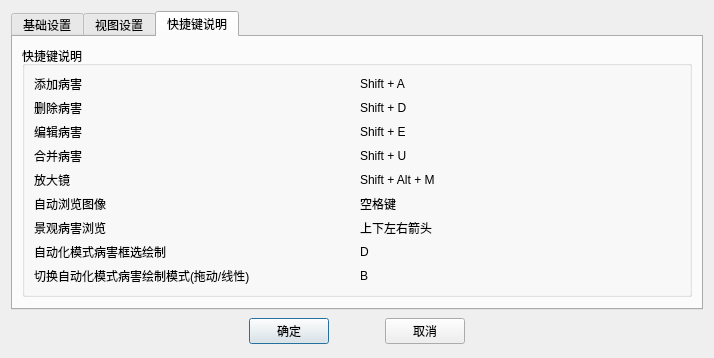
<?xml version="1.0" encoding="UTF-8"?>
<ui version="4.0">
 <class>hnProjectConfig</class>
 <widget class="QDialog" name="hnProjectConfig">
  <property name="geometry">
   <rect>
    <x>0</x>
    <y>0</y>
    <width>714</width>
    <height>352</height>
   </rect>
  </property>
  <property name="windowTitle">
   <string>Dialog</string>
  </property>
  <property name="styleSheet">
   <string notr="true"/>
  </property>
  <layout class="QVBoxLayout" name="verticalLayout">
   <item>
    <widget class="QTabWidget" name="tabWidget">
     <property name="currentIndex">
      <number>2</number>
     </property>
     <widget class="QWidget" name="tab_2">
      <attribute name="title">
       <string>基础设置</string>
      </attribute>
      <layout class="QGridLayout" name="gridLayout_11">
       <item row="2" column="0">
        <spacer name="verticalSpacer">
         <property name="orientation">
          <enum>Qt::Vertical</enum>
         </property>
         <property name="sizeHint" stdset="0">
          <size>
           <width>20</width>
           <height>40</height>
          </size>
         </property>
        </spacer>
       </item>
       <item row="0" column="0">
        <widget class="QGroupBox" name="groupBox_2">
         <property name="title">
          <string>深度计算</string>
         </property>
         <layout class="QGridLayout" name="gridLayout_10">
          <item row="0" column="0">
           <widget class="QCheckBox" name="isDepthCaculateCheckBox">
            <property name="text">
             <string>沉陷类病害深度计算</string>
            </property>
           </widget>
          </item>
         </layout>
        </widget>
       </item>
       <item row="1" column="0">
        <widget class="QGroupBox" name="groupBox_5">
         <property name="title">
          <string>操作设置</string>
         </property>
         <layout class="QGridLayout" name="gridLayout_13">
          <item row="0" column="0">
           <widget class="QLabel" name="label_9">
            <property name="sizePolicy">
             <sizepolicy hsizetype="Fixed" vsizetype="Preferred">
              <horstretch>0</horstretch>
              <verstretch>0</verstretch>
             </sizepolicy>
            </property>
            <property name="text">
             <string>图片退回阈值:</string>
            </property>
           </widget>
          </item>
          <item row="0" column="1">
           <widget class="QScrollBar" name="horizontalScrollBar">
            <property name="minimum">
             <number>5</number>
            </property>
            <property name="maximum">
             <number>15</number>
            </property>
            <property name="value">
             <number>10</number>
            </property>
            <property name="orientation">
             <enum>Qt::Horizontal</enum>
            </property>
            <property name="invertedAppearance">
             <bool>false</bool>
            </property>
           </widget>
          </item>
         </layout>
        </widget>
       </item>
      </layout>
     </widget>
     <widget class="QWidget" name="widgetSettingTab">
      <attribute name="title">
       <string>视图设置</string>
      </attribute>
      <layout class="QGridLayout" name="gridLayout_8">
       <item row="2" column="0">
        <spacer name="verticalSpacer_2">
         <property name="orientation">
          <enum>Qt::Vertical</enum>
         </property>
         <property name="sizeHint" stdset="0">
          <size>
           <width>20</width>
           <height>40</height>
          </size>
         </property>
        </spacer>
       </item>
       <item row="1" column="0">
        <widget class="QGroupBox" name="groupBox_3">
         <property name="title">
          <string>三维视图</string>
         </property>
         <layout class="QGridLayout" name="gridLayout_12">
          <item row="0" column="0">
           <widget class="QLabel" name="label_17">
            <property name="text">
             <string>三维路面宽度(米)</string>
            </property>
           </widget>
          </item>
          <item row="0" column="1">
           <widget class="QLineEdit" name="width3dLineEdit">
            <property name="text">
             <string/>
            </property>
           </widget>
          </item>
         </layout>
        </widget>
       </item>
       <item row="0" column="0">
        <widget class="QGroupBox" name="groupBox">
         <property name="title">
          <string>视图镜像</string>
         </property>
         <layout class="QGridLayout" name="gridLayout_7">
          <item row="1" column="0">
           <widget class="QLabel" name="label_16">
            <property name="text">
             <string>三维视图</string>
            </property>
           </widget>
          </item>
          <item row="0" column="1">
           <widget class="QCheckBox" name="hMirrored2dCheckBox">
            <property name="text">
             <string>水平</string>
            </property>
           </widget>
          </item>
          <item row="0" column="0">
           <widget class="QLabel" name="label_15">
            <property name="text">
             <string>二维视图</string>
            </property>
           </widget>
          </item>
          <item row="0" column="2">
           <widget class="QCheckBox" name="vMirrored2dCheckBox">
            <property name="text">
             <string>垂直</string>
            </property>
           </widget>
          </item>
          <item row="1" column="1">
           <widget class="QCheckBox" name="hMirrored3dCheckBox">
            <property name="text">
             <string>水平</string>
            </property>
           </widget>
          </item>
          <item row="1" column="2">
           <widget class="QCheckBox" name="vMirrored3dCheckBox">
            <property name="text">
             <string>垂直</string>
            </property>
           </widget>
          </item>
         </layout>
        </widget>
       </item>
      </layout>
     </widget>
     <widget class="QWidget" name="tab_5">
      <property name="styleSheet">
       <string notr="true"/>
      </property>
      <attribute name="title">
       <string>快捷键说明</string>
      </attribute>
      <layout class="QGridLayout" name="gridLayout_2">
       <item row="0" column="0">
        <layout class="QVBoxLayout" name="verticalLayout_3">
         <item>
          <widget class="QGroupBox" name="groupBox_4">
           <property name="title">
            <string>快捷键说明</string>
           </property>
           <layout class="QGridLayout" name="gridLayout">
            <item row="7" column="0">
             <widget class="QLabel" name="label_22">
              <property name="text">
               <string>自动化模式病害框选绘制</string>
              </property>
             </widget>
            </item>
            <item row="0" column="1">
             <widget class="QLabel" name="label_2">
              <property name="text">
               <string>Shift + A</string>
              </property>
             </widget>
            </item>
            <item row="1" column="1">
             <widget class="QLabel" name="label_4">
              <property name="text">
               <string>Shift + D</string>
              </property>
             </widget>
            </item>
            <item row="1" column="0">
             <widget class="QLabel" name="label_3">
              <property name="text">
               <string>删除病害</string>
              </property>
             </widget>
            </item>
            <item row="6" column="1">
             <widget class="QLabel" name="label_19">
              <property name="text">
               <string>上下左右箭头</string>
              </property>
             </widget>
            </item>
            <item row="5" column="1">
             <widget class="QLabel" name="label_18">
              <property name="text">
               <string>空格键</string>
              </property>
             </widget>
            </item>
            <item row="9" column="0">
             <widget class="QLabel" name="label_23">
              <property name="text">
               <string>切换自动化模式病害绘制模式(拖动/线性)</string>
              </property>
             </widget>
            </item>
            <item row="2" column="1">
             <widget class="QLabel" name="label_6">
              <property name="text">
               <string>Shift + E</string>
              </property>
             </widget>
            </item>
            <item row="9" column="1">
             <widget class="QLabel" name="label_24">
              <property name="text">
               <string>B</string>
              </property>
             </widget>
            </item>
            <item row="4" column="0">
             <widget class="QLabel" name="label_11">
              <property name="text">
               <string>放大镜</string>
              </property>
             </widget>
            </item>
            <item row="7" column="1">
             <widget class="QLabel" name="label_21">
              <property name="text">
               <string>D</string>
              </property>
             </widget>
            </item>
            <item row="5" column="0">
             <widget class="QLabel" name="label_14">
              <property name="text">
               <string>自动浏览图像</string>
              </property>
             </widget>
            </item>
            <item row="3" column="1">
             <widget class="QLabel" name="label_8">
              <property name="text">
               <string>Shift + U</string>
              </property>
             </widget>
            </item>
            <item row="0" column="0">
             <widget class="QLabel" name="label">
              <property name="text">
               <string>添加病害</string>
              </property>
             </widget>
            </item>
            <item row="4" column="1">
             <widget class="QLabel" name="label_12">
              <property name="text">
               <string>Shift + Alt + M</string>
              </property>
             </widget>
            </item>
            <item row="3" column="0">
             <widget class="QLabel" name="label_7">
              <property name="text">
               <string>合并病害</string>
              </property>
             </widget>
            </item>
            <item row="6" column="0">
             <widget class="QLabel" name="label_20">
              <property name="text">
               <string>景观病害浏览</string>
              </property>
             </widget>
            </item>
            <item row="2" column="0">
             <widget class="QLabel" name="label_5">
              <property name="text">
               <string>编辑病害</string>
              </property>
             </widget>
            </item>
           </layout>
          </widget>
         </item>
         <item>
          <spacer name="verticalSpacer_3">
           <property name="orientation">
            <enum>Qt::Vertical</enum>
           </property>
           <property name="sizeHint" stdset="0">
            <size>
             <width>20</width>
             <height>258</height>
            </size>
           </property>
          </spacer>
         </item>
        </layout>
       </item>
      </layout>
     </widget>
    </widget>
   </item>
   <item>
    <layout class="QHBoxLayout">
     <property name="spacing">
      <number>6</number>
     </property>
     <property name="leftMargin">
      <number>0</number>
     </property>
     <property name="topMargin">
      <number>0</number>
     </property>
     <property name="rightMargin">
      <number>0</number>
     </property>
     <property name="bottomMargin">
      <number>0</number>
     </property>
     <item>
      <spacer>
       <property name="orientation">
        <enum>Qt::Horizontal</enum>
       </property>
       <property name="sizeHint" stdset="0">
        <size>
         <width>131</width>
         <height>31</height>
        </size>
       </property>
      </spacer>
     </item>
     <item>
      <widget class="QPushButton" name="okButton">
       <property name="text">
        <string>确定</string>
       </property>
      </widget>
     </item>
     <item>
      <spacer name="horizontalSpacer">
       <property name="orientation">
        <enum>Qt::Horizontal</enum>
       </property>
       <property name="sizeType">
        <enum>QSizePolicy::Fixed</enum>
       </property>
       <property name="sizeHint" stdset="0">
        <size>
         <width>50</width>
         <height>20</height>
        </size>
       </property>
      </spacer>
     </item>
     <item>
      <widget class="QPushButton" name="cancelButton">
       <property name="text">
        <string>取消</string>
       </property>
      </widget>
     </item>
     <item>
      <spacer name="horizontalSpacer_2">
       <property name="orientation">
        <enum>Qt::Horizontal</enum>
       </property>
       <property name="sizeHint" stdset="0">
        <size>
         <width>40</width>
         <height>20</height>
        </size>
       </property>
      </spacer>
     </item>
    </layout>
   </item>
  </layout>
 </widget>
 <tabstops>
  <tabstop>okButton</tabstop>
  <tabstop>cancelButton</tabstop>
  <tabstop>tabWidget</tabstop>
 </tabstops>
 <resources/>
 <connections>
  <connection>
   <sender>okButton</sender>
   <signal>clicked()</signal>
   <receiver>hnProjectConfig</receiver>
   <slot>accept()</slot>
   <hints>
    <hint type="sourcelabel">
     <x>257</x>
     <y>644</y>
    </hint>
    <hint type="destinationlabel">
     <x>96</x>
     <y>254</y>
    </hint>
   </hints>
  </connection>
  <connection>
   <sender>cancelButton</sender>
   <signal>clicked()</signal>
   <receiver>hnProjectConfig</receiver>
   <slot>reject()</slot>
   <hints>
    <hint type="sourcelabel">
     <x>394</x>
     <y>644</y>
    </hint>
    <hint type="destinationlabel">
     <x>179</x>
     <y>282</y>
    </hint>
   </hints>
  </connection>
 </connections>
</ui>
